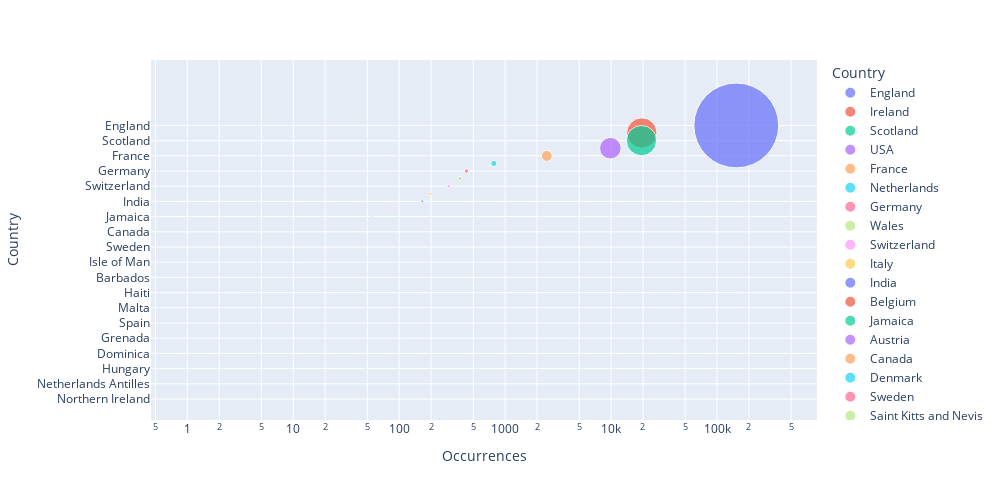

Notebook code for this chart:
### Code cell
import plotly.express as px
df = px.data.gapminder()

fig = px.scatter(c, x="Occurrences", y="Country",
	         size="Occurrences", color="Country",
                 hover_name="Country", log_x=True, size_max=60, width=1000, height=500)
fig.show()
fig.write_html("countries.plot.html")

### Figure 1 — Plotly figure (JSON) as saved in the notebook; plotly's stock layout.template omitted (floating-point values rounded to 4 significant figures)
{"data": [{"hovertemplate": "<b>%{hovertext}</b><br><br>Country=%{y}<br>Occurrences=%{marker.size}<extra></extra>", "hovertext": ["England"], "legendgroup": "England", "marker": {"color": "#636efa", "size": [151900], "sizemode": "area", "sizeref": 42.19, "symbol": "circle"}, "mode": "markers", "name": "England", "orientation": "h", "showlegend": true, "type": "scatter", "x": [151900], "xaxis": "x", "y": ["England"], "yaxis": "y"}, {"hovertemplate": "<b>%{hovertext}</b><br><br>Country=%{y}<br>Occurrences=%{marker.size}<extra></extra>", "hovertext": ["Ireland"], "legendgroup": "Ireland", "marker": {"color": "#EF553B", "size": [19498], "sizemode": "area", "sizeref": 42.19, "symbol": "circle"}, "mode": "markers", "name": "Ireland", "orientation": "h", "showlegend": true, "type": "scatter", "x": [19498], "xaxis": "x", "y": ["Ireland"], "yaxis": "y"}, {"hovertemplate": "<b>%{hovertext}</b><br><br>Country=%{y}<br>Occurrences=%{marker.size}<extra></extra>", "hovertext": ["Scotland"], "legendgroup": "Scotland", "marker": {"color": "#00cc96", "size": [19355], "sizemode": "area", "sizeref": 42.19, "symbol": "circle"}, "mode": "markers", "name": "Scotland", "orientation": "h", "showlegend": true, "type": "scatter", "x": [19355], "xaxis": "x", "y": ["Scotland"], "yaxis": "y"}, {"hovertemplate": "<b>%{hovertext}</b><br><br>Country=%{y}<br>Occurrences=%{marker.size}<extra></extra>", "hovertext": ["USA"], "legendgroup": "USA", "marker": {"color": "#ab63fa", "size": [9841], "sizemode": "area", "sizeref": 42.19, "symbol": "circle"}, "mode": "markers", "name": "USA", "orientation": "h", "showlegend": true, "type": "scatter", "x": [9841], "xaxis": "x", "y": ["USA"], "yaxis": "y"}, {"hovertemplate": "<b>%{hovertext}</b><br><br>Country=%{y}<br>Occurrences=%{marker.size}<extra></extra>", "hovertext": ["France"], "legendgroup": "France", "marker": {"color": "#FFA15A", "size": [2474], "sizemode": "area", "sizeref": 42.19, "symbol": "circle"}, "mode": "markers", "name": "France", "orientation": "h", "showlegend": true, "type": "scatter", "x": [2474], "xaxis": "x", "y": ["France"], "yaxis": "y"}, {"hovertemplate": "<b>%{hovertext}</b><br><br>Country=%{y}<br>Occurrences=%{marker.size}<extra></extra>", "hovertext": ["Netherlands"], "legendgroup": "Netherlands", "marker": {"color": "#19d3f3", "size": [783], "sizemode": "area", "sizeref": 42.19, "symbol": "circle"}, "mode": "markers", "name": "Netherlands", "orientation": "h", "showlegend": true, "type": "scatter", "x": [783], "xaxis": "x", "y": ["Netherlands"], "yaxis": "y"}, {"hovertemplate": "<b>%{hovertext}</b><br><br>Country=%{y}<br>Occurrences=%{marker.size}<extra></extra>", "hovertext": ["Germany"], "legendgroup": "Germany", "marker": {"color": "#FF6692", "size": [432], "sizemode": "area", "sizeref": 42.19, "symbol": "circle"}, "mode": "markers", "name": "Germany", "orientation": "h", "showlegend": true, "type": "scatter", "x": [432], "xaxis": "x", "y": ["Germany"], "yaxis": "y"}, {"hovertemplate": "<b>%{hovertext}</b><br><br>Country=%{y}<br>Occurrences=%{marker.size}<extra></extra>", "hovertext": ["Wales"], "legendgroup": "Wales", "marker": {"color": "#B6E880", "size": [374], "sizemode": "area", "sizeref": 42.19, "symbol": "circle"}, "mode": "markers", "name": "Wales", "orientation": "h", "showlegend": true, "type": "scatter", "x": [374], "xaxis": "x", "y": ["Wales"], "yaxis": "y"}, {"hovertemplate": "<b>%{hovertext}</b><br><br>Country=%{y}<br>Occurrences=%{marker.size}<extra></extra>", "hovertext": ["Switzerland"], "legendgroup": "Switzerland", "marker": {"color": "#FF97FF", "size": [293], "sizemode": "area", "sizeref": 42.19, "symbol": "circle"}, "mode": "markers", "name": "Switzerland", "orientation": "h", "showlegend": true, "type": "scatter", "x": [293], "xaxis": "x", "y": ["Switzerland"], "yaxis": "y"}, {"hovertemplate": "<b>%{hovertext}</b><br><br>Country=%{y}<br>Occurrences=%{marker.size}<extra></extra>", "hovertext": ["Italy"], "legendgroup": "Italy", "marker": {"color": "#FECB52", "size": [198], "sizemode": "area", "sizeref": 42.19, "symbol": "circle"}, "mode": "markers", "name": "Italy", "orientation": "h", "showlegend": true, "type": "scatter", "x": [198], "xaxis": "x", "y": ["Italy"], "yaxis": "y"}, {"hovertemplate": "<b>%{hovertext}</b><br><br>Country=%{y}<br>Occurrences=%{marker.size}<extra></extra>", "hovertext": ["India"], "legendgroup": "India", "marker": {"color": "#636efa", "size": [165], "sizemode": "area", "sizeref": 42.19, "symbol": "circle"}, "mode": "markers", "name": "India", "orientation": "h", "showlegend": true, "type": "scatter", "x": [165], "xaxis": "x", "y": ["India"], "yaxis": "y"}, {"hovertemplate": "<b>%{hovertext}</b><br><br>Country=%{y}<br>Occurrences=%{marker.size}<extra></extra>", "hovertext": ["Belgium"], "legendgroup": "Belgium", "marker": {"color": "#EF553B", "size": [91], "sizemode": "area", "sizeref": 42.19, "symbol": "circle"}, "mode": "markers", "name": "Belgium", "orientation": "h", "showlegend": true, "type": "scatter", "x": [91], "xaxis": "x", "y": ["Belgium"], "yaxis": "y"}, {"hovertemplate": "<b>%{hovertext}</b><br><br>Country=%{y}<br>Occurrences=%{marker.size}<extra></extra>", "hovertext": ["Jamaica"], "legendgroup": "Jamaica", "marker": {"color": "#00cc96", "size": [55], "sizemode": "area", "sizeref": 42.19, "symbol": "circle"}, "mode": "markers", "name": "Jamaica", "orientation": "h", "showlegend": true, "type": "scatter", "x": [55], "xaxis": "x", "y": ["Jamaica"], "yaxis": "y"}, {"hovertemplate": "<b>%{hovertext}</b><br><br>Country=%{y}<br>Occurrences=%{marker.size}<extra></extra>", "hovertext": ["Austria"], "legendgroup": "Austria", "marker": {"color": "#ab63fa", "size": [46], "sizemode": "area", "sizeref": 42.19, "symbol": "circle"}, "mode": "markers", "name": "Austria", "orientation": "h", "showlegend": true, "type": "scatter", "x": [46], "xaxis": "x", "y": ["Austria"], "yaxis": "y"}, {"hovertemplate": "<b>%{hovertext}</b><br><br>Country=%{y}<br>Occurrences=%{marker.size}<extra></extra>", "hovertext": ["Canada"], "legendgroup": "Canada", "marker": {"color": "#FFA15A", "size": [39], "sizemode": "area", "sizeref": 42.19, "symbol": "circle"}, "mode": "markers", "name": "Canada", "orientation": "h", "showlegend": true, "type": "scatter", "x": [39], "xaxis": "x", "y": ["Canada"], "yaxis": "y"}, {"hovertemplate": "<b>%{hovertext}</b><br><br>Country=%{y}<br>Occurrences=%{marker.size}<extra></extra>", "hovertext": ["Denmark"], "legendgroup": "Denmark", "marker": {"color": "#19d3f3", "size": [21], "sizemode": "area", "sizeref": 42.19, "symbol": "circle"}, "mode": "markers", "name": "Denmark", "orientation": "h", "showlegend": true, "type": "scatter", "x": [21], "xaxis": "x", "y": ["Denmark"], "yaxis": "y"}, {"hovertemplate": "<b>%{hovertext}</b><br><br>Country=%{y}<br>Occurrences=%{marker.size}<extra></extra>", "hovertext": ["Sweden"], "legendgroup": "Sweden", "marker": {"color": "#FF6692", "size": [18], "sizemode": "area", "sizeref": 42.19, "symbol": "circle"}, "mode": "markers", "name": "Sweden", "orientation": "h", "showlegend": true, "type": "scatter", "x": [18], "xaxis": "x", "y": ["Sweden"], "yaxis": "y"}, {"hovertemplate": "<b>%{hovertext}</b><br><br>Country=%{y}<br>Occurrences=%{marker.size}<extra></extra>", "hovertext": ["Saint Kitts and Nevis"], "legendgroup": "Saint Kitts and Nevis", "marker": {"color": "#B6E880", "size": [12], "sizemode": "area", "sizeref": 42.19, "symbol": "circle"}, "mode": "markers", "name": "Saint Kitts and Nevis", "orientation": "h", "showlegend": true, "type": "scatter", "x": [12], "xaxis": "x", "y": ["Saint Kitts and Nevis"], "yaxis": "y"}, {"hovertemplate": "<b>%{hovertext}</b><br><br>Country=%{y}<br>Occurrences=%{marker.size}<extra></extra>", "hovertext": ["Isle of Man"], "legendgroup": "Isle of Man", "marker": {"color": "#FF97FF", "size": [11], "sizemode": "area", "sizeref": 42.19, "symbol": "circle"}, "mode": "markers", "name": "Isle of Man", "orientation": "h", "showlegend": true, "type": "scatter", "x": [11], "xaxis": "x", "y": ["Isle of Man"], "yaxis": "y"}, {"hovertemplate": "<b>%{hovertext}</b><br><br>Country=%{y}<br>Occurrences=%{marker.size}<extra></extra>", "hovertext": ["Guernsey"], "legendgroup": "Guernsey", "marker": {"color": "#FECB52", "size": [11], "sizemode": "area", "sizeref": 42.19, "symbol": "circle"}, "mode": "markers", "name": "Guernsey", "orientation": "h", "showlegend": true, "type": "scatter", "x": [11], "xaxis": "x", "y": ["Guernsey"], "yaxis": "y"}, {"hovertemplate": "<b>%{hovertext}</b><br><br>Country=%{y}<br>Occurrences=%{marker.size}<extra></extra>", "hovertext": ["Barbados"], "legendgroup": "Barbados", "marker": {"color": "#636efa", "size": [10], "sizemode": "area", "sizeref": 42.19, "symbol": "circle"}, "mode": "markers", "name": "Barbados", "orientation": "h", "showlegend": true, "type": "scatter", "x": [10], "xaxis": "x", "y": ["Barbados"], "yaxis": "y"}, {"hovertemplate": "<b>%{hovertext}</b><br><br>Country=%{y}<br>Occurrences=%{marker.size}<extra></extra>", "hovertext": ["Antigua"], "legendgroup": "Antigua", "marker": {"color": "#EF553B", "size": [9], "sizemode": "area", "sizeref": 42.19, "symbol": "circle"}, "mode": "markers", "name": "Antigua", "orientation": "h", "showlegend": true, "type": "scatter", "x": [9], "xaxis": "x", "y": ["Antigua"], "yaxis": "y"}, {"hovertemplate": "<b>%{hovertext}</b><br><br>Country=%{y}<br>Occurrences=%{marker.size}<extra></extra>", "hovertext": ["Haiti"], "legendgroup": "Haiti", "marker": {"color": "#00cc96", "size": [9], "sizemode": "area", "sizeref": 42.19, "symbol": "circle"}, "mode": "markers", "name": "Haiti", "orientation": "h", "showlegend": true, "type": "scatter", "x": [9], "xaxis": "x", "y": ["Haiti"], "yaxis": "y"}, {"hovertemplate": "<b>%{hovertext}</b><br><br>Country=%{y}<br>Occurrences=%{marker.size}<extra></extra>", "hovertext": ["Channel Islands"], "legendgroup": "Channel Islands", "marker": {"color": "#ab63fa", "size": [8], "sizemode": "area", "sizeref": 42.19, "symbol": "circle"}, "mode": "markers", "name": "Channel Islands", "orientation": "h", "showlegend": true, "type": "scatter", "x": [8], "xaxis": "x", "y": ["Channel Islands"], "yaxis": "y"}, {"hovertemplate": "<b>%{hovertext}</b><br><br>Country=%{y}<br>Occurrences=%{marker.size}<extra></extra>", "hovertext": ["Malta"], "legendgroup": "Malta", "marker": {"color": "#FFA15A", "size": [8], "sizemode": "area", "sizeref": 42.19, "symbol": "circle"}, "mode": "markers", "name": "Malta", "orientation": "h", "showlegend": true, "type": "scatter", "x": [8], "xaxis": "x", "y": ["Malta"], "yaxis": "y"}, {"hovertemplate": "<b>%{hovertext}</b><br><br>Country=%{y}<br>Occurrences=%{marker.size}<extra></extra>", "hovertext": ["Portugal"], "legendgroup": "Portugal", "marker": {"color": "#19d3f3", "size": [7], "sizemode": "area", "sizeref": 42.19, "symbol": "circle"}, "mode": "markers", "name": "Portugal", "orientation": "h", "showlegend": true, "type": "scatter", "x": [7], "xaxis": "x", "y": ["Portugal"], "yaxis": "y"}, {"hovertemplate": "<b>%{hovertext}</b><br><br>Country=%{y}<br>Occurrences=%{marker.size}<extra></extra>", "hovertext": ["Spain"], "legendgroup": "Spain", "marker": {"color": "#FF6692", "size": [7], "sizemode": "area", "sizeref": 42.19, "symbol": "circle"}, "mode": "markers", "name": "Spain", "orientation": "h", "showlegend": true, "type": "scatter", "x": [7], "xaxis": "x", "y": ["Spain"], "yaxis": "y"}, {"hovertemplate": "<b>%{hovertext}</b><br><br>Country=%{y}<br>Occurrences=%{marker.size}<extra></extra>", "hovertext": ["Russia"], "legendgroup": "Russia", "marker": {"color": "#B6E880", "size": [5], "sizemode": "area", "sizeref": 42.19, "symbol": "circle"}, "mode": "markers", "name": "Russia", "orientation": "h", "showlegend": true, "type": "scatter", "x": [5], "xaxis": "x", "y": ["Russia"], "yaxis": "y"}, {"hovertemplate": "<b>%{hovertext}</b><br><br>Country=%{y}<br>Occurrences=%{marker.size}<extra></extra>", "hovertext": ["Grenada"], "legendgroup": "Grenada", "marker": {"color": "#FF97FF", "size": [4], "sizemode": "area", "sizeref": 42.19, "symbol": "circle"}, "mode": "markers", "name": "Grenada", "orientation": "h", "showlegend": true, "type": "scatter", "x": [4], "xaxis": "x", "y": ["Grenada"], "yaxis": "y"}, {"hovertemplate": "<b>%{hovertext}</b><br><br>Country=%{y}<br>Occurrences=%{marker.size}<extra></extra>", "hovertext": ["Poland"], "legendgroup": "Poland", "marker": {"color": "#FECB52", "size": [3], "sizemode": "area", "sizeref": 42.19, "symbol": "circle"}, "mode": "markers", "name": "Poland", "orientation": "h", "showlegend": true, "type": "scatter", "x": [3], "xaxis": "x", "y": ["Poland"], "yaxis": "y"}, {"hovertemplate": "<b>%{hovertext}</b><br><br>Country=%{y}<br>Occurrences=%{marker.size}<extra></extra>", "hovertext": ["Dominica"], "legendgroup": "Dominica", "marker": {"color": "#636efa", "size": [3], "sizemode": "area", "sizeref": 42.19, "symbol": "circle"}, "mode": "markers", "name": "Dominica", "orientation": "h", "showlegend": true, "type": "scatter", "x": [3], "xaxis": "x", "y": ["Dominica"], "yaxis": "y"}, {"hovertemplate": "<b>%{hovertext}</b><br><br>Country=%{y}<br>Occurrences=%{marker.size}<extra></extra>", "hovertext": ["South Africa"], "legendgroup": "South Africa", "marker": {"color": "#EF553B", "size": [2], "sizemode": "area", "sizeref": 42.19, "symbol": "circle"}, "mode": "markers", "name": "South Africa", "orientation": "h", "showlegend": true, "type": "scatter", "x": [2], "xaxis": "x", "y": ["South Africa"], "yaxis": "y"}, {"hovertemplate": "<b>%{hovertext}</b><br><br>Country=%{y}<br>Occurrences=%{marker.size}<extra></extra>", "hovertext": ["Hungary"], "legendgroup": "Hungary", "marker": {"color": "#00cc96", "size": [1], "sizemode": "area", "sizeref": 42.19, "symbol": "circle"}, "mode": "markers", "name": "Hungary", "orientation": "h", "showlegend": true, "type": "scatter", "x": [1], "xaxis": "x", "y": ["Hungary"], "yaxis": "y"}, {"hovertemplate": "<b>%{hovertext}</b><br><br>Country=%{y}<br>Occurrences=%{marker.size}<extra></extra>", "hovertext": ["Bahamas"], "legendgroup": "Bahamas", "marker": {"color": "#ab63fa", "size": [1], "sizemode": "area", "sizeref": 42.19, "symbol": "circle"}, "mode": "markers", "name": "Bahamas", "orientation": "h", "showlegend": true, "type": "scatter", "x": [1], "xaxis": "x", "y": ["Bahamas"], "yaxis": "y"}, {"hovertemplate": "<b>%{hovertext}</b><br><br>Country=%{y}<br>Occurrences=%{marker.size}<extra></extra>", "hovertext": ["Netherlands Antilles"], "legendgroup": "Netherlands Antilles", "marker": {"color": "#FFA15A", "size": [1], "sizemode": "area", "sizeref": 42.19, "symbol": "circle"}, "mode": "markers", "name": "Netherlands Antilles", "orientation": "h", "showlegend": true, "type": "scatter", "x": [1], "xaxis": "x", "y": ["Netherlands Antilles"], "yaxis": "y"}, {"hovertemplate": "<b>%{hovertext}</b><br><br>Country=%{y}<br>Occurrences=%{marker.size}<extra></extra>", "hovertext": ["Saint-Domingue"], "legendgroup": "Saint-Domingue", "marker": {"color": "#19d3f3", "size": [1], "sizemode": "area", "sizeref": 42.19, "symbol": "circle"}, "mode": "markers", "name": "Saint-Domingue", "orientation": "h", "showlegend": true, "type": "scatter", "x": [1], "xaxis": "x", "y": ["Saint-Domingue"], "yaxis": "y"}, {"hovertemplate": "<b>%{hovertext}</b><br><br>Country=%{y}<br>Occurrences=%{marker.size}<extra></extra>", "hovertext": ["Northern Ireland"], "legendgroup": "Northern Ireland", "marker": {"color": "#FF6692", "size": [1], "sizemode": "area", "sizeref": 42.19, "symbol": "circle"}, "mode": "markers", "name": "Northern Ireland", "orientation": "h", "showlegend": true, "type": "scatter", "x": [1], "xaxis": "x", "y": ["Northern Ireland"], "yaxis": "y"}], "layout": {"height": 500, "legend": {"itemsizing": "constant", "title": {"text": "Country"}, "tracegroupgap": 0}, "margin": {"t": 60}, "width": 1000, "xaxis": {"anchor": "y", "autorange": true, "domain": [0, 1], "range": [-0.3446, 5.96], "title": {"text": "Occurrences"}, "type": "log"}, "yaxis": {"anchor": "x", "autorange": true, "categoryarray": ["Northern Ireland", "Saint-Domingue", "Netherlands Antilles", "Bahamas", "Hungary", "South Africa", "Dominica", "Poland", "Grenada", "Russia", "Spain", "Portugal", "Malta", "Channel Islands", "Haiti", "Antigua", "Barbados", "Guernsey", "Isle of Man", "Saint Kitts and Nevis", "Sweden", "Denmark", "Canada", "Austria", "Jamaica", "Belgium", "India", "Italy", "Switzerland", "Wales", "Germany", "Netherlands", "France", "USA", "Scotland", "Ireland", "England"], "categoryorder": "array", "domain": [0, 1], "range": [-2.764, 44.61], "title": {"text": "Country"}, "type": "category"}}}
